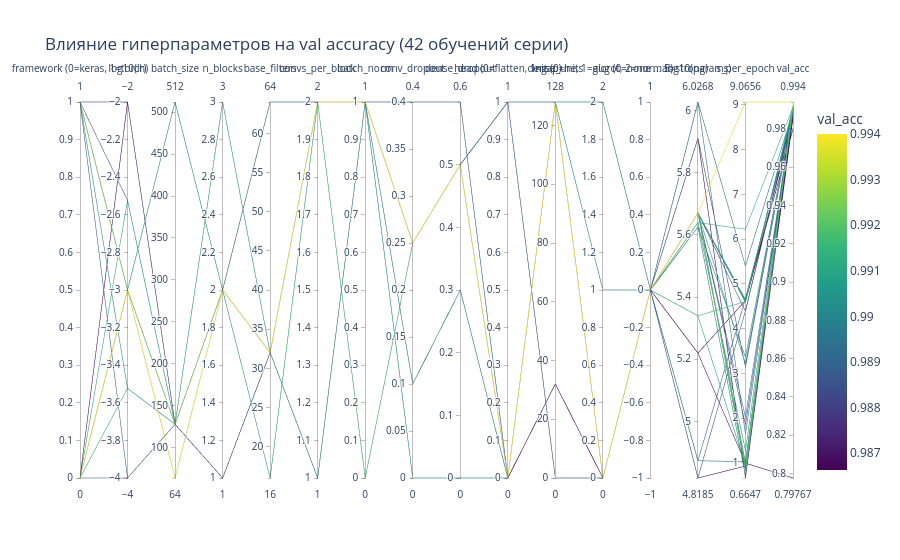

The notebook cell this image was saved under:
### Code cell
import plotly.express as px   # https://plotly.com/python/parallel-coordinates-plot/


def parallel_plot(df: pd.DataFrame, title: str):
    """Параллельные координаты: каждая линия - одно обучение, цвет - val accuracy."""
    pc = df.copy()
    pc["framework (0=keras, 1=torch)"] = (pc["framework"] == "pytorch").astype(int)
    pc["log10(lr)"] = np.log10(pc["lr"].astype(float))
    pc["batch_norm"] = pc["batch_norm"].astype(float)
    pc["head (0=flatten, 1=gap)"] = (pc["head_type"] == "gap").astype(int)
    pc["init (0=he, 1=glorot, 2=normal)"] = pc["init"].map({"he_uniform": 0, "glorot_uniform": 1, "normal_0.05": 2})
    pc["aug (0=none ... 5=strong)"] = pc["aug"].map({k: i for i, k in enumerate(AUG_PRESETS)})
    pc["log10(params)"] = np.log10(pc["params"])
    dims = ["framework (0=keras, 1=torch)", "log10(lr)", "batch_size", "n_blocks", "base_filters", "convs_per_block",
            "batch_norm", "conv_dropout", "dense_dropout", "head (0=flatten, 1=gap)", "dense_units",
            "init (0=he, 1=glorot, 2=normal)", "aug (0=none ... 5=strong)", "log10(params)", "s_per_epoch", "val_acc"]
    dims = [d for d in dims if pc[d].notna().all()]
    fig = px.parallel_coordinates(pc, dimensions=dims, color="val_acc", color_continuous_scale="Viridis",
                                  range_color=[pc["val_acc"].quantile(0.1), pc["val_acc"].max()], title=title)
    fig.show()


parallel_plot(res_all, f"Влияние гиперпараметров на val accuracy ({len(res_all)} обучений серии)")

### Figure 1 — Plotly figure (JSON) as saved in the notebook; plotly's stock layout.template omitted (floating-point values rounded to 4 significant figures)
{"data": [{"dimensions": [{"label": "framework (0=keras, 1=torch)", "values": [0, 0, 0, 0, 0, 0, 0, 0, 0, 0, 0, 0, 0, 0, 0, 0, 0, 0, 0, 0, 0, 1, 1, 1, 1, 1, 1, 1, 1, 1, 1, 1, 1, 1, 1, 1, 1, 1, 1, 1, 1, 1]}, {"label": "log10(lr)", "values": [-3.0, -2.0, -2.523, -3.523, -4.0, -3.0, -3.0, -3.0, -3.0, -3.0, -3.0, -3.0, -3.0, -3.0, -3.0, -3.0, -3.0, -3.0, -3.0, -3.0, -3.0, -3.0, -2.0, -2.523, -3.523, -4.0, -3.0, -3.0, -3.0, -3.0, -3.0, -3.0, -3.0, -3.0, -3.0, -3.0, -3.0, -3.0, -3.0, -3.0, -3.0, -3.0]}, {"label": "batch_size", "values": [128, 128, 128, 128, 128, 64, 512, 128, 128, 128, 128, 128, 128, 128, 128, 128, 128, 128, 128, 128, 128, 128, 128, 128, 128, 128, 64, 512, 128, 128, 128, 128, 128, 128, 128, 128, 128, 128, 128, 128, 128, 128]}, {"label": "n_blocks", "values": [2, 2, 2, 2, 2, 2, 2, 1, 3, 2, 2, 2, 2, 2, 2, 2, 2, 2, 2, 2, 2, 2, 2, 2, 2, 2, 2, 2, 1, 3, 2, 2, 2, 2, 2, 2, 2, 2, 2, 2, 2, 2]}, {"label": "base_filters", "values": [32, 32, 32, 32, 32, 32, 32, 32, 32, 16, 64, 32, 32, 32, 32, 32, 32, 32, 32, 32, 32, 32, 32, 32, 32, 32, 32, 32, 32, 32, 16, 64, 32, 32, 32, 32, 32, 32, 32, 32, 32, 32]}, {"label": "convs_per_block", "values": [2, 2, 2, 2, 2, 2, 2, 2, 2, 2, 2, 1, 2, 2, 2, 2, 2, 2, 2, 2, 2, 2, 2, 2, 2, 2, 2, 2, 2, 2, 2, 2, 1, 2, 2, 2, 2, 2, 2, 2, 2, 2]}, {"label": "batch_norm", "values": [1.0, 1.0, 1.0, 1.0, 1.0, 1.0, 1.0, 1.0, 1.0, 1.0, 1.0, 1.0, 0.0, 1.0, 1.0, 1.0, 1.0, 1.0, 1.0, 1.0, 1.0, 1.0, 1.0, 1.0, 1.0, 1.0, 1.0, 1.0, 1.0, 1.0, 1.0, 1.0, 1.0, 0.0, 1.0, 1.0, 1.0, 1.0, 1.0, 1.0, 1.0, 1.0]}, {"label": "conv_dropout", "values": [0.25, 0.25, 0.25, 0.25, 0.25, 0.25, 0.25, 0.25, 0.25, 0.25, 0.25, 0.25, 0.25, 0.0, 0.1, 0.4, 0.25, 0.25, 0.25, 0.25, 0.25, 0.25, 0.25, 0.25, 0.25, 0.25, 0.25, 0.25, 0.25, 0.25, 0.25, 0.25, 0.25, 0.25, 0.0, 0.1, 0.4, 0.25, 0.25, 0.25, 0.25, 0.25]}, {"label": "dense_dropout", "values": [0.5, 0.5, 0.5, 0.5, 0.5, 0.5, 0.5, 0.5, 0.5, 0.5, 0.5, 0.5, 0.5, 0.0, 0.3, 0.6, 0.5, 0.5, 0.5, 0.5, 0.5, 0.5, 0.5, 0.5, 0.5, 0.5, 0.5, 0.5, 0.5, 0.5, 0.5, 0.5, 0.5, 0.5, 0.0, 0.3, 0.6, 0.5, 0.5, 0.5, 0.5, 0.5]}, {"label": "head (0=flatten, 1=gap)", "values": [0, 0, 0, 0, 0, 0, 0, 0, 0, 0, 0, 0, 0, 0, 0, 0, 0, 1, 1, 0, 0, 0, 0, 0, 0, 0, 0, 0, 0, 0, 0, 0, 0, 0, 0, 0, 0, 0, 1, 1, 0, 0]}, {"label": "dense_units", "values": [128, 128, 128, 128, 128, 128, 128, 128, 128, 128, 128, 128, 128, 128, 128, 128, 32, 128, 0, 128, 128, 128, 128, 128, 128, 128, 128, 128, 128, 128, 128, 128, 128, 128, 128, 128, 128, 32, 128, 0, 128, 128]}, {"label": "init (0=he, 1=glorot, 2=normal)", "values": [0, 0, 0, 0, 0, 0, 0, 0, 0, 0, 0, 0, 0, 0, 0, 0, 0, 0, 0, 1, 2, 0, 0, 0, 0, 0, 0, 0, 0, 0, 0, 0, 0, 0, 0, 0, 0, 0, 0, 0, 1, 2]}, {"label": "aug (0=none ... 5=strong)", "values": [0, 0, 0, 0, 0, 0, 0, 0, 0, 0, 0, 0, 0, 0, 0, 0, 0, 0, 0, 0, 0, 0, 0, 0, 0, 0, 0, 0, 0, 0, 0, 0, 0, 0, 0, 0, 0, 0, 0, 0, 0, 0]}, {"label": "log10(params)", "values": [5.67, 5.67, 5.67, 5.67, 5.67, 5.67, 5.67, 5.911, 5.639, 5.34, 6.027, 5.625, 5.67, 5.67, 5.67, 5.67, 5.22, 4.874, 4.818, 5.67, 5.67, 5.67, 5.67, 5.67, 5.67, 5.67, 5.67, 5.67, 5.911, 5.639, 5.34, 6.027, 5.625, 5.67, 5.67, 5.67, 5.67, 5.22, 4.874, 4.818, 5.67, 5.67]}, {"label": "s_per_epoch", "values": [4.605, 4.593, 4.614, 4.592, 4.606, 9.066, 2.025, 3.146, 6.223, 4.607, 5.4, 3.366, 3.218, 4.388, 4.638, 4.64, 4.629, 4.675, 4.404, 4.63, 4.647, 0.9401, 0.9641, 0.9708, 0.9691, 0.9795, 1.855, 0.8465, 0.6647, 1.274, 0.9412, 1.65, 0.7128, 0.8394, 0.8954, 0.9727, 0.9776, 0.9956, 1.031, 0.932, 0.9897, 0.9907]}, {"label": "val_acc", "values": [0.9895, 0.9843, 0.9912, 0.9912, 0.9895, 0.994, 0.9895, 0.9882, 0.9913, 0.9915, 0.9895, 0.9898, 0.9907, 0.9878, 0.99, 0.9887, 0.9798, 0.989, 0.9888, 0.9907, 0.9897, 0.9925, 0.9878, 0.9885, 0.9903, 0.989, 0.9883, 0.9912, 0.9858, 0.9907, 0.9908, 0.9892, 0.9898, 0.9917, 0.9905, 0.9898, 0.9892, 0.7977, 0.9895, 0.9865, 0.9907, 0.9903]}], "domain": {"x": [0, 1], "y": [0, 1]}, "line": {"color": [0.9895, 0.9843, 0.9912, 0.9912, 0.9895, 0.994, 0.9895, 0.9882, 0.9913, 0.9915, 0.9895, 0.9898, 0.9907, 0.9878, 0.99, 0.9887, 0.9798, 0.989, 0.9888, 0.9907, 0.9897, 0.9925, 0.9878, 0.9885, 0.9903, 0.989, 0.9883, 0.9912, 0.9858, 0.9907, 0.9908, 0.9892, 0.9898, 0.9917, 0.9905, 0.9898, 0.9892, 0.7977, 0.9895, 0.9865, 0.9907, 0.9903], "coloraxis": "coloraxis"}, "name": "", "type": "parcoords"}], "layout": {"coloraxis": {"autocolorscale": false, "cmax": 0.994, "cmin": 0.9866, "colorbar": {"title": {"text": "val_acc"}}, "colorscale": [[0, "#440154"], [0.1111, "#482878"], [0.2222, "#3e4989"], [0.3333, "#31688e"], [0.4444, "#26828e"], [0.5556, "#1f9e89"], [0.6667, "#35b779"], [0.7778, "#6ece58"], [0.8889, "#b5de2b"], [1, "#fde725"]]}, "legend": {"tracegroupgap": 0}, "title": {"text": "Влияние гиперпараметров на val accuracy (42 обучений серии)"}}}
